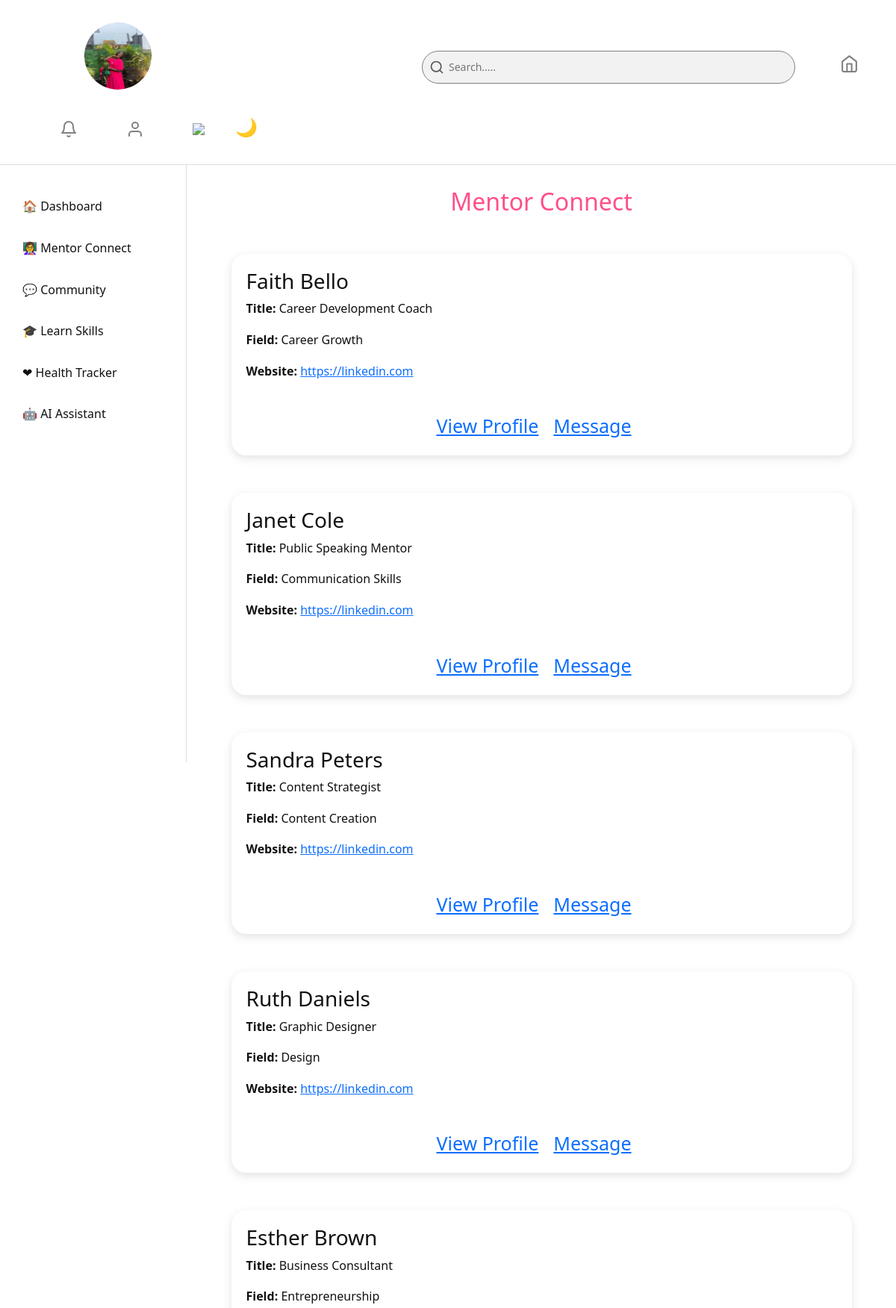
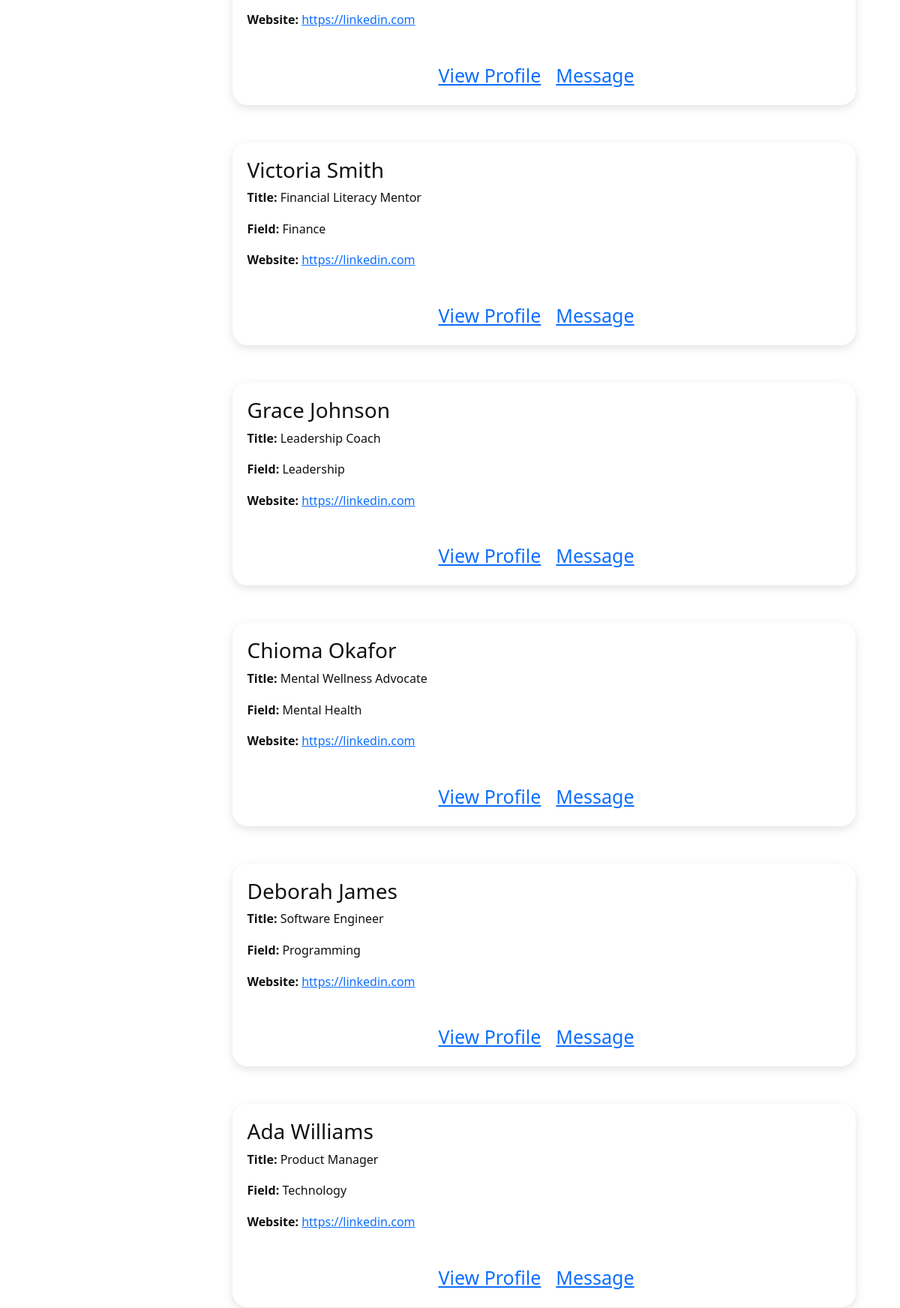
The app's page /mentors_page (signed in, upper part) with its own data (2 pictures, top to bottom).
### src/models.py (models this page shows, shortened)
class User(UserMixin, db.Model):
    __tablename__ = 'users'
    id = db.Column(db.Integer, primary_key=True)
    first_name = db.Column(db.String(100), nullable=False)
    last_name = db.Column(db.String(100), nullable=False)
    email = db.Column(db.String(150), unique=True, nullable=False)
    dob = db.Column(db.String, nullable=False)
    password = db.Column(db.String(200), nullable=False)
    profile_image = db.Column(db.String(300), default='default_profile.png')
    date_created = db.Column(db.DateTime, default=datetime.utcnow)
    last_seen = db.Column(db.DateTime, default=datetime.utcnow)
    posts = db.relationship('CommunityPost', backref='user', lazy=True)
    comments = db.relationship('Comment', backref='user', lazy=True)
    likes = db.relationship('Like', backref='user', lazy=True)
    todos = db.relationship('ToDo', backref='user', lazy=True)
    ai_chats = db.relationship('AIChat', backref='user', lazy=True)
    health_logs = db.relationship('HealthTracker', backref='user', lazy=True)
    course_progress = db.relationship('UserCourse', backref='user', lazy=True)
    is_authenticated = True
    is_active = True
    is_anonymous = False

class Mentor(db.Model):
    __tablename__ = 'mentors'
    id = db.Column(db.Integer, primary_key=True)
    name = db.Column(db.String(150), nullable=False)
    title = db.Column(db.String(150))
    field = db.Column(db.String(100))
    bio = db.Column(db.Text)
    contact_email = db.Column(db.String(150))
    contact_url = db.Column(db.String(250))
    profile_image = db.Column(db.String(300))
    on_app = db.Column(db.Boolean, default=False)
    date_added = db.Column(db.DateTime, default=datetime.utcnow)

### src/routes/mentor_routes.py (the view)
@mentor_bp.route('/mentors_page')
def mentors_page():
    u = current_user
    mentors = Mentor.query.order_by(Mentor.field, Mentor.name).all()
    return render_template('mentors_connect.html', mentors=mentors, user=u)

### src/__init__.py (called while the page is built)
@app.before_request
def update_last_seen():
    if current_user.is_authenticated:
        current_user.last_seen = datetime.utcnow()
        db.session.commit()

### src/routes/auth_routes.py (called while the page is built)
@login_manager.user_loader
def load_user(user_id):
    return User.query.get(int(user_id))

### src/templates/mentors_connect.html
{%extends "base.html"%}
{%block content%}
<link rel="stylesheet" href="{{ url_for('static', filename='dashboard.css') }}">
<div class="dashboard-container">
    <div class="sidebar">
        <div class="top">
            <nav>
                <a href="{{ url_for('dashboard_bp.dashboard') }}" class="active">🏠 Dashboard</a>
                <a href="{{ url_for('mentor_bp.mentors_page') }}">👩‍🏫 Mentor Connect</a>
                <a href="{{ url_for('community_bp.community_page') }}">💬 Community</a>
                <a href="{{ url_for('learn_bp.learn_skill') }}">🎓 Learn Skills</a>
                <a href="{{ url_for('health_bp.health_tracker') }}">❤ Health Tracker</a>
                <a href="{{ url_for('ai_bp.ai_chat') }}">🤖 AI Assistant</a>
            </nav>
        </div>
    </div>
    <div class="container">
        <h2>Mentor Connect</h2>
        {% if mentors %}
            {% for mentor in mentors %}
            <div class="mentor-card">
                <h3>{{ mentor.name }}</h3>
                <p><strong>Title:</strong> {{ mentor.title }}</p>
                <p><strong>Field:</strong> {{ mentor.field }}</p>
                {% if mentor.contact_url %}
                <p><strong>Website:</strong>
                    <a href="{{ mentor.contact_url }}" target="_blank">{{ mentor.contact_url }}</a>
                </p>
                {% endif %}
                <div class="buttons">
                    <a href="{{ url_for('mentor_bp.mentor_detail', mentor_id=mentor.id) }}">View Profile</a>
                    <a href="mailto:{{ mentor.contact_email }}">Message</a>
                </div>
            </div>
            {% endfor %}
        {% else %}
            <p class="no-mentors">No mentors available yet.</p>
        {% endif %}
    </div>
</div>
{%endblock%}

### src/templates/base.html (shortened to what this page needs)
<!doctype html>
<html lang="en">
<head>
  <link href="https://cdn.jsdelivr.net/npm/bootstrap@5.3.2/dist/css/bootstrap.min.css" rel="stylesheet">
  <link rel="stylesheet" href="{{ url_for('static', filename='girl_hygiene_app.css') }}">
</head>
<body>
  <header>
    {% if current_user.is_authenticated %}
    <div class="welcome-section2">
      <img src="{{ url_for('static', filename='profile_images/' + current_user.profile_image) }}" alt="Profile image"
        class="profile-image">
    </div>
    <div class="links2">
      <div class="search-box">
        <svg class="search-icon" viewBox="0 0 24 24" fill="none" stroke="currentColor" stroke-width="2"
          stroke-linecap="round" stroke-linejoin="round">
          <circle cx="11" cy="11" r="8"></circle>
          <line x1="21" y1="21" x2="16.65" y2="16.65"></line>
        </svg>
        <input type="text" placeholder="Search....." />
      </div>
      <a class="nav-icon" href="{{ url_for('dashboard_bp.dashboard') }}">
        <img src="{{ url_for('static', filename='images/home.svg') }}"></icon>
      </a>
    </div>
    <div class="links1">
      <a class="nav-icon" href="{{ url_for('dashboard_bp.dashboard') }}">
        <img src="{{ url_for('static', filename='images/bell.svg') }}"></icon>
      </a>
      <a class="nav-icon" href="{{ url_for('profile_bp.profile_page') }}">
        <img src="{{ url_for('static', filename='images/user.svg') }}"></icon>
      </a>
      <a class="nav-icon" href="{{ url_for('auth_bp.logout') }}">
        <img src="{{ url_for('static', filename='images/log-out.svg') }}"></icon>
      </a>
      <button id="themeToggle" class="toggle-btn">🌙</button>
    </div>
    {% endif %}
  </header>
  {% block content %}{% endblock %}
</body>
</html>

### src/static/girl_hygiene_app.css (style rules this page uses)
:root { --bg: #ffffff; --text: #111; --card-bg: #f5f6fa; --accent: #FF089D; --border: #ddd; }
body { background-image: url('images/group7.jpg'); background-size:cover ; background-repeat:no-repeat ; background-position: center; background-attachment: fixed; line-height: 1.6; color: var(--text); font-family: "Poppins", sans-serif; margin: 0; }
header { display: flex; justify-content: space-between; align-items: center; flex-wrap: wrap; background-color: var(--bg); border-bottom: 1px solid var(--border); color: var(--text); position: relative; z-index:10; }
.links1 { display: flex; margin-right: 80px; gap: 35px; }
.links1 a { font-size: 25px; margin-top: 30px; margin-left: 30px; color: var(--text); text-decoration:none; gap: 0px; }
.links2 { display: flex; gap: 10px; color: var(--text); margin-left: 250px; margin-top: 30px; }
.links2 img { width: 25px; height: 25px; margin-top: 5px; text-decoration:none; }
.buttons { display: flex; justify-content: center; align-items: center; margin-top: 40px; margin-right: 20px; font-size: 25px; gap: 20px; text-decoration:none; flex-wrap: wrap; }
#themeToggle { float: right; margin-right: 1rem; margin-top: 30px; background: none; border: none; font-size: 1.5rem; cursor: pointer; }

### src/static/dashboard.css (style rules this page uses)
:root { --bg: #ffffff; --text: #111; --card-bg: #f5f6fa; --header-bg: #ffffff; --accent: #ff4f87; --border: #ddd; }
body { margin: 0; padding: 0; font-family: 'Segoe UI', Tahoma, Geneva, Verdana, sans-serif; background: var(--bg); color: var(--text); }
header { display: flex; justify-content: space-between; align-items: center; padding: 30px 50px; flex-wrap: wrap; background-color: var(--bg); border-bottom: 1px solid var(--border); color: var(--text); top: 0; z-index: 10; }
.search-box { position: relative; width: 500px; margin-right: 50px; }
.search-box .search-icon { position: absolute; top: 50%; left: 10px; transform: translateY(-50%); width: 20px; height: 20px; color: #585757; pointer-events: none; }
.search-box input { background-color: rgb(0, 0, 0, 0.05); width: 100%; padding: 10px 10px 10px 35px; border: 1px solid gray; border-radius: 25px; outline: none; font-size: 14px; transition: 0.3s; }
.dashboard-container { display: grid; grid-template-columns: 250px 1fr auto; height: 100vh; }
.container h2 { text-align: center; color: var(--accent); margin-bottom: 30px; }
.sidebar { background: var(--bg); border-right: 1px solid var(--border); height: inherit; padding: 25px 0; }
.sidebar nav a { display: block; padding: 12px 20px; color: var(--text); text-decoration: none; border-radius: 10px; margin: 6px 10px; transition: 0.3s; }
.welcome-section2 img { position: relative; top: 8%; left: 70%; width: 90px; border-radius: 50%; height: 90px; }
.mentor-card { background: var(--bg); border-radius: 20px; padding: 20px; margin-bottom: 20px; margin-top: 50px; box-shadow: 0 4px 12px rgba(110, 104, 104, 0.186); transition: transform 0.3s ease; }
.container { width: 90%; max-width: 900px; margin: 30px auto; }

### records on screen
User: profile_image (picture)
Mentor: name "Faith Bello", title "Career Development Coach", field "Career Growth", contact_url "https://linkedin.com"
Mentor: name "Janet Cole", title "Public Speaking Mentor", field "Communication Skills", contact_url "https://linkedin.com"
Mentor: name "Sandra Peters", title "Content Strategist", field "Content Creation", contact_url "https://linkedin.com"
Mentor: name "Ruth Daniels", title "Graphic Designer", field "Design", contact_url "https://linkedin.com"
Mentor: name "Esther Brown", title "Business Consultant", field "Entrepreneurship", contact_url "https://linkedin.com"
Mentor: name "Victoria Smith", title "Financial Literacy Mentor", field "Finance", contact_url "https://linkedin.com"
Mentor: name "Grace Johnson", title "Leadership Coach", field "Leadership", contact_url "https://linkedin.com"
Mentor: name "Chioma Okafor", title "Mental Wellness Advocate", field "Mental Health", contact_url "https://linkedin.com"
Mentor: name "Deborah James", title "Software Engineer", field "Programming", contact_url "https://linkedin.com"
Mentor: name "Ada Williams", title "Product Manager", field "Technology", contact_url "https://linkedin.com"
